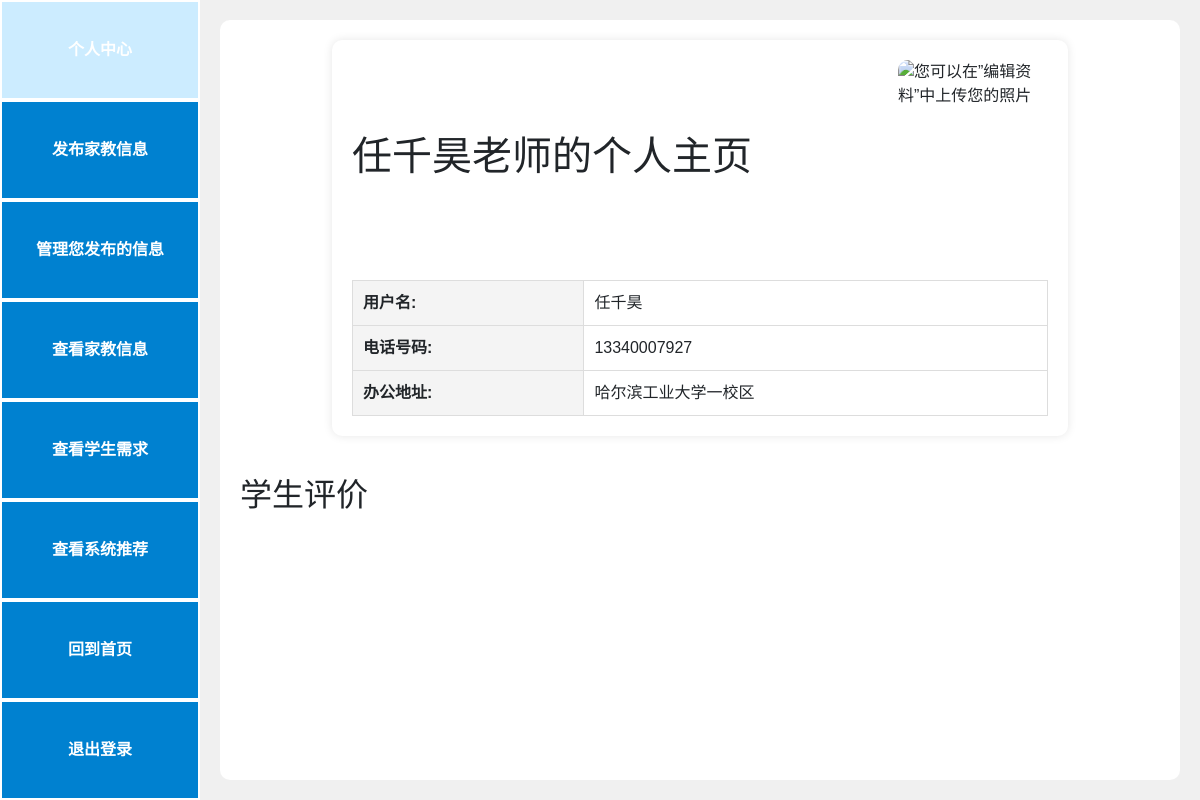
Page /tutor_profile/3 (signed in) on the committed database.
### models.py (models this page shows)
class User(db.Model):
    id = db.Column(db.Integer, primary_key=True)
    username = db.Column(db.String(80), unique=True, nullable=False)
    password = db.Column(db.String(80), nullable=False)
    role = db.Column(db.String(20), nullable=False)  # role=tutor是老师，=student是学生
    phoneNumber = db.Column(db.String(20), unique=True, nullable=True)
    location = db.Column(db.String(80), unique=False, nullable=True)
    photo = db.Column(db.String(120), nullable=True)  # 假设存储照片的路径或URL

### app.py (the view)
@app.route('/tutor_profile/<int:user_id>')
def tutor_profile(user_id):
    user = User.query.get(user_id)
    reviews = Review.query.filter_by(tutor_id=user_id).all()
    return render_template('tutor_profile.html', user=user, visitor=g.user, reviews=reviews)

### app.py (called while the page is built)
@app.before_request
def create_tables():
    if not hasattr(g, 'first_request'):  # 保证该函数只在第一次访问时执行
        g.first_request = True
        db.create_all()  # 创建所有在模型中定义的数据库表格

@app.before_request
def before_request():
    g.user = None
    if 'user_id' in session:
        g.user = User.query.get(session['user_id'])

### templates/tutor_profile.html (shortened to what this page needs)
{% if visitor.role == 'tutor' %}
    {% extends "base_tutor.html" %}
{% else %}
    {% extends "base_student.html" %}
{% endif %}
{% block content %}
<div class="profile-content">
    <div class="profile-header">
        <h1 class="center-text">{{ user.username }}老师的个人主页</h1>
        <img src="{{ url_for('static', filename='users/{}.png'.format(user.id)) }}" alt="您可以在”编辑资料”中上传您的照片" class="profile-photo">
    </div>
    <table class="profile-table">
        <tr>
            <th>用户名:</th>
            <td>{{ user.username }}</td>
        </tr>
        <tr>
            <th>电话号码:</th>
            <td>{{ user.phoneNumber }}</td>
        </tr>
        <tr>
            <th>办公地址:</th>
            <td>{{ user.location }}</td>
        </tr>
    </table>
</div>
<div class="reviews-section">
    <h2>学生评价</h2>
</div>
{% endblock %}

### templates/base_tutor.html (style rules this page uses)
body { font-family: Arial, sans-serif; display: flex; height: 100vh; margin: 0; background-color: #f0f0f0; background-attachment: fixed; }
.center-text { text-align: center; }

### templates/tutor_profile.html (style rules this page uses)
.profile-content { width: 80%; max-width: 1000px; background: white; padding: 20px; border-radius: 10px; box-shadow: 0 0 10px rgba(0, 0, 0, 0.1); margin: 0 auto; }
.profile-header { display: flex; justify-content: space-between; align-items: center; }
.profile-photo { width: 150px; height: 200px; object-fit: cover; border-radius: 10px; }
.profile-table { width: 100%; border-collapse: collapse; margin-top: 20px; }
.profile-table th, .profile-table td { padding: 10px; border: 1px solid #ddd; text-align: left; }
.profile-table th { background-color: #f4f4f4; }
.reviews-section { margin-top: 40px; }
.center-text { text-align: center; }

### rows in the picture
User: username "任千昊", phoneNumber "13340007927", location "哈尔滨工业大学一校区"
